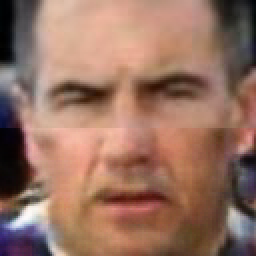
#> input picture images/test_0001.png, 128 x 128 px (shown 2 times larger); its folder holds only this picture in this run
$ python gen_dataset.py   (older library calls are emulated)
#> lines starting #> are read from the running program, lines starting #| are printed output that depends on the picture
#> call 2 of process_and_save_images, with paths = array of shape (1,), is_train = False, im_size = 128, dataset_dir = 'processed/cropped_128'
#> in process_and_save_images, im is the input picture: shape (128, 128, 3); mean R, G, B 151.4, 113.3, 97.3
### facecrop.py
import cv2
import numpy as np

def crop_face(img, size=(128, 128)):
#> called with size = (128, 128)
    img = cv2.cvtColor(img, cv2.COLOR_RGB2BGR)
    face_classifier = cv2.CascadeClassifier('./haarcascade_frontalface_default.xml')
    try:
        x, y, w, h = face_classifier.detectMultiScale(img, 1.3, 5)[0]
#> x = 11; y = 8; w = 110; h = 110
    except:
        return np.nan
    else:
        image_face = img[y: y + h, x: x + w]
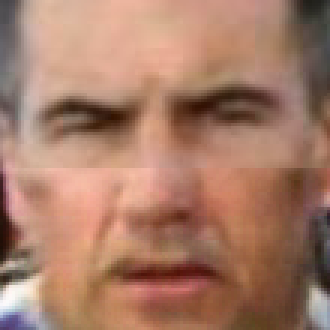
#> image_face: shape (110, 110, 3) (shown 3 times larger); mean B, G, R 103.5, 123.6, 167.3
        image_face = cv2.resize(image_face, size)
#> image_face: shape (128, 128, 3)
        image_face = cv2.cvtColor(image_face, cv2.COLOR_BGR2RGB)
        return image_face


# [11 lines that do not run on import are left out]

### gen_dataset.py
from glob import glob
from scipy.misc import imread, imsave, imresize
import os
import numpy as np
import argparse
from glob import glob

DATASET_DIR = "input/celeba/images"


def process_and_save_images(paths, is_train, im_size, dataset_dir):
    from facecrop import crop_face

    if is_train:
        dir = os.path.join(dataset_dir, "train")
        os.makedirs(dir, exist_ok=True)
    else:
        dir = os.path.join(dataset_dir, "val")
        os.makedirs(dir, exist_ok=True)

    for path in paths:
        im = imread(path)
        im_crop = crop_face(im, (im_size, im_size))
        if not np.isnan(im_crop).any():
            name = os.path.basename(path)
            imsave(os.path.join(dir, name), im_crop)
            print("Processed", name)
        else:
            print("Failed   ", name)


if __name__ == '__main__':
    parser = argparse.ArgumentParser(description='')
    parser.add_argument('--valsize', type=int, default=100)
    parser.add_argument('--imsize', type=int, default=128)
    args = parser.parse_args()

    val_size = args.valsize
    im_size = args.imsize

    dataset_dir = "processed/cropped_{}".format(im_size)
    os.makedirs(dataset_dir, exist_ok=True)

    paths = np.array(glob(os.path.join(DATASET_DIR, "*")))
    np.random.seed(1)
    names = np.random.permutation(paths)
    train_paths = names[val_size:]
    val_paths = names[:val_size]

    process_and_save_images(train_paths, True, im_size, dataset_dir)
    process_and_save_images(val_paths, False, im_size, dataset_dir)

$ run again, on images/test_0005.png
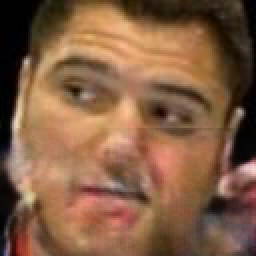
#> input picture images/test_0005.png, 128 x 128 px (shown 2 times larger)
#> in process_and_save_images, im is the input picture: shape (128, 128, 3); mean R, G, B 131, 93.6, 67.5
#> x = 7; w = 116
#> in crop_face, `image_face = img[y: y + h, x: x + w]`:
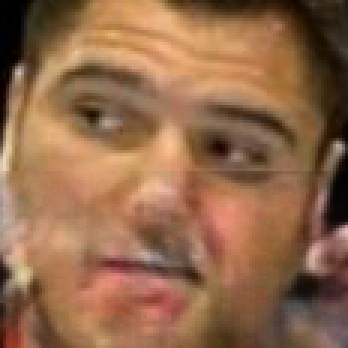
#> image_face: shape (116, 116, 3) (shown 3 times larger); mean B, G, R 74.9, 104.5, 146.1

$ run again, on images/test_0006.png
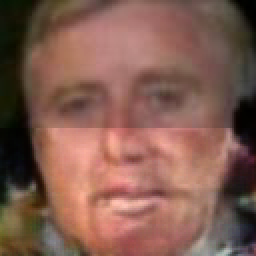
#> input picture images/test_0006.png, 128 x 128 px (shown 2 times larger)
#> in process_and_save_images, im is the input picture: shape (128, 128, 3); mean R, G, B 130.6, 92.4, 80.4
#> x = 8; y = 12; w = 106
#> in crop_face, `image_face = img[y: y + h, x: x + w]`:
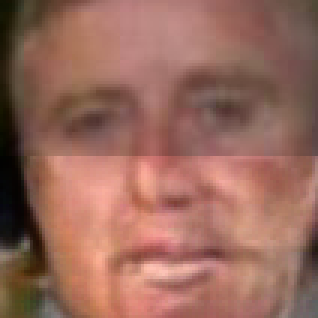
#> image_face: shape (106, 106, 3) (shown 3 times larger); mean B, G, R 91.9, 105.2, 152.4

$ run again, on images/test_0007.png
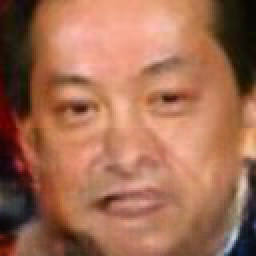
#> input picture images/test_0007.png, 128 x 128 px (shown 2 times larger)
#> in process_and_save_images, im is the input picture: shape (128, 128, 3); mean R, G, B 161.8, 108, 82.6
#> x = 8; y = 12; w = 112
#> in crop_face, `image_face = img[y: y + h, x: x + w]`:
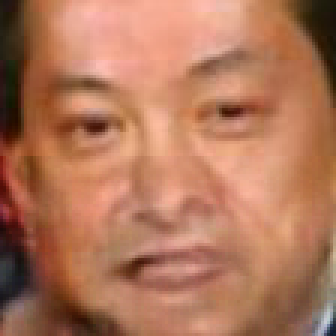
#> image_face: shape (112, 112, 3) (shown 3 times larger); mean B, G, R 90.1, 117.9, 176.5

$ run again, on images/test_0002.png
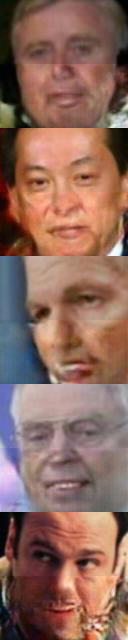
#> input picture images/test_0002.png, 128 x 640 px
#> in process_and_save_images, im is the input picture: shape (640, 128, 3); mean R, G, B 140.9, 104.6, 93
#> x = 8; y = 139; w = 114
#> in crop_face, `image_face = img[y: y + h, x: x + w]`:
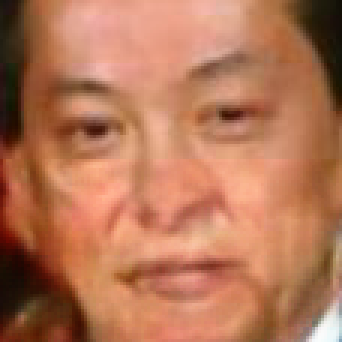
#> image_face: shape (114, 114, 3) (shown 3 times larger); mean B, G, R 86.6, 117.3, 180.8
